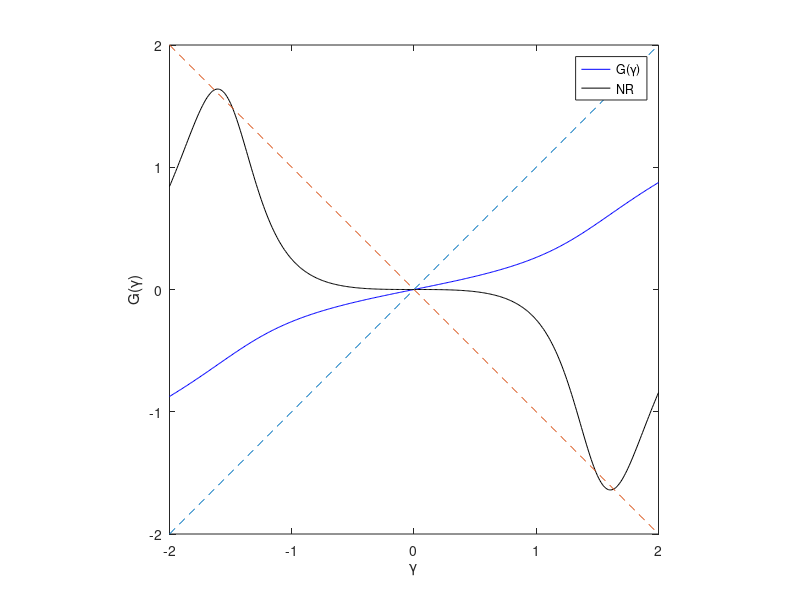
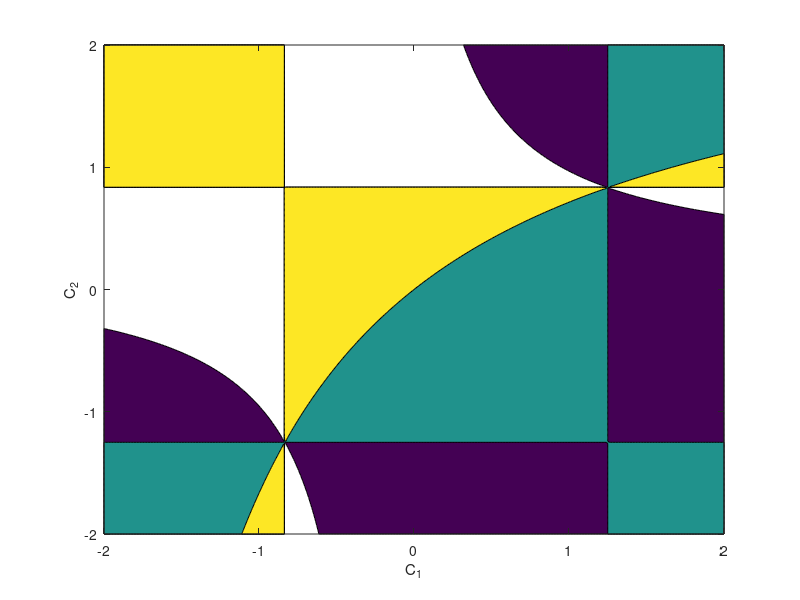

Recreate these plots in MATLAB, in order.
%% Experiment 9 - testing different transmission conditions
% We should be able to change properties of the method by changing the
% transmission conditions. We will test what happens to the fixed point
% function that underlies the problem as we change these conditions.

%% Mapping G(y)

% Grid
nx = 1001;
a  =-0.2;
b  = 0.2;
x  = linspace(-1,1,nx)';
h  = x(2) - x(1);
x1 = x(x<=b); b = x1(end); l1 = length(x1);
x2 = x(x>=a); a = x2(1);   l2 = length(x2);

% Differentiation matrices
I1 = eye(l1);
I2 = eye(l2);

D11= ones(l1,1)/(2*h);
D11= [-D11 , zeros(l1,1) , D11];
D11= spdiags(D11,[-1,0,1],l1,l1);
D12= ones(l2,1)/(2*h);
D12= [-D12 , zeros(l2,1) , D12];
D12= spdiags(D12,[-1,0,1],l2,l2);

D21= ones(l1,1)/h^2;
D21= [D21, -2*D21, D21];
D21= spdiags(D21,[-1,0,1],l1,l1);
D22= ones(l2,1)/h^2;
D22= [D22, -2*D22, D22];
D22= spdiags(D22,[-1,0,1],l2,l2);

% Problem parameters
a1 = 0; b1 = 1;
a2 = 0; b2 = 1;
% c1 = 1; d1 =-5/6 + 1e-9;
% c2 = 1; d2 =-5/4 + 1e-8;
c1 = 0; d1 = 1;
c2 = 0; d2 = 1;

A  = 3.6;
BCL= 0;
BCR= 0;

% Jacobian BCs
J1BC = sparse([1,1,1,2,2,2],[1,2,3,l1-2,l1-1,l1],...
    [-3*a1/(2*h) + b1,4*a1/(2*h),-a1/(2*h),c1/(2*h),-4*c1/(2*h),3*c1/(2*h)+d1],2,l1);
J2BC = sparse([1,1,1,2,2,2],[1,2,3,l2-2,l2-1,l2],...
    [-3*c2/(2*h) + d2,4*c2/(2*h),-c2/(2*h),a2/(2*h),-4*a2/(2*h),3*a2/(2*h)+b2],2,l2);

% Initialization
yy = -2:0.01:2;
nonlinsolves = 50;
G  = zeros(size(yy));
Gp = G;
N  = G;

% Map
for k = 1:length(yy)
    u1 = ones(size(x1));
    u2 = ones(size(x2));
    
    % 1st domain
    for i=1:nonlinsolves
%         F1 = D21*u1 - u1 .* (D11 * u1);
%         J1 = D21 - spdiags(u1,0,l1,l1)*D11 - spdiags(D11*u1,0,l1,l1);
%         F1 = D21*u1 - u1.^A;
%         J1 = D21 - spdiags(A*u1.^(A-1),0,l1,l1);
        F1 = D21*u1 - sin(A*u1);
        J1 = D21 - spdiags(A*cos(A*u1),0,l1,l1);
        J1 = [J1BC(1,:);J1(2:end-1,:);J1BC(2,:)];
        F1(1) = J1BC(1,:)*u1 - BCL; F1(end) = J1BC(2,:)*u1 - yy(k);
        u1 = u1 - J1 \ F1;
    end
    u1a= c2*D11(x1==a,:)*u1 + d2*u1(x1==a);
    g1 = J1 \ [ zeros(l1-1,1); 1];
    g1a= c2*D11(x1==a,:)*g1 + d2*g1(x1==a);
    
    % 2nd domain
    for i=1:nonlinsolves
%         F2 = D22*u2 - u2 .* (D12*u2);
%         J2 = D22 - spdiags(u2,0,l2,l2)*D12 - spdiags(D12*u2,0,l2,l2);
%         F2 = D22*u2 - u2.^A;
%         J2 = D22 - spdiags(A*u2.^(A-1),0,l2,l2);
        F2 = D22*u2 - sin(A*u2);
        J2 = D22 - spdiags(A*cos(A*u2),0,l2,l2);
        J2 = [J2BC(1,:);J2(2:end-1,:);J2BC(2,:)];
        F2(1) = J2BC(1,:)*u2 - u1a; F2(end) = J2BC(2,:)*u2 - BCR;
        u2 = u2 - J2 \ F2;
    end
    u2b= c1*D12(x2==b,:)*u2 + d1*u2(x2==b);
    g2 = J2 \ [ g1a; zeros(l2-1,1)];
    g2b= c1*D12(x2==b,:)*g2 + d1*g2(x2==b);
    
    G(k) = u2b;
    Gp(k)= g2b;
    N(k) = yy(k) - (u2b - yy(k))/(g2b - 1);
    
end

figure(1)
plot(yy,G,'b',yy,N,'k',yy,yy,'--',yy,-yy,'--')%,'Linewidth',2)
axis([-2,2,-2,2])
axis square
xlabel('\gamma')
ylabel('G(\gamma)')
legend('G(\gamma)','NR')
% set(gca,'linewidth',2,'fontsize',26)

xx = -2:0.01:2;
C  = -10:0.5:10;
yC = bsxfun(@times,C',sqrt(abs(xx))); yC = bsxfun(@plus,xx,yC);

figure(2)
plot(yy,G,'b',xx,yC,'k')%,'linewidth',2)
axis([-2,2,-2,2])
axis square
xlabel('\gamma')
ylabel('G(\gamma)')
% set(gca,'linewidth',2,'fontsize',26)

%% Map of possible angles for uxx=0 and Robin transmission conditions

xx = -2:1e-2:2;
yy = xx';

G1 = (1+0.8*yy)./(1-1.2*yy);
G2 = (1-0.8*xx)./(1+1.2*xx);
G  = bsxfun(@times,G1,G2);

contourf(xx,yy,G,[-1 0 1])
xlabel('C_1')
ylabel('C_2')